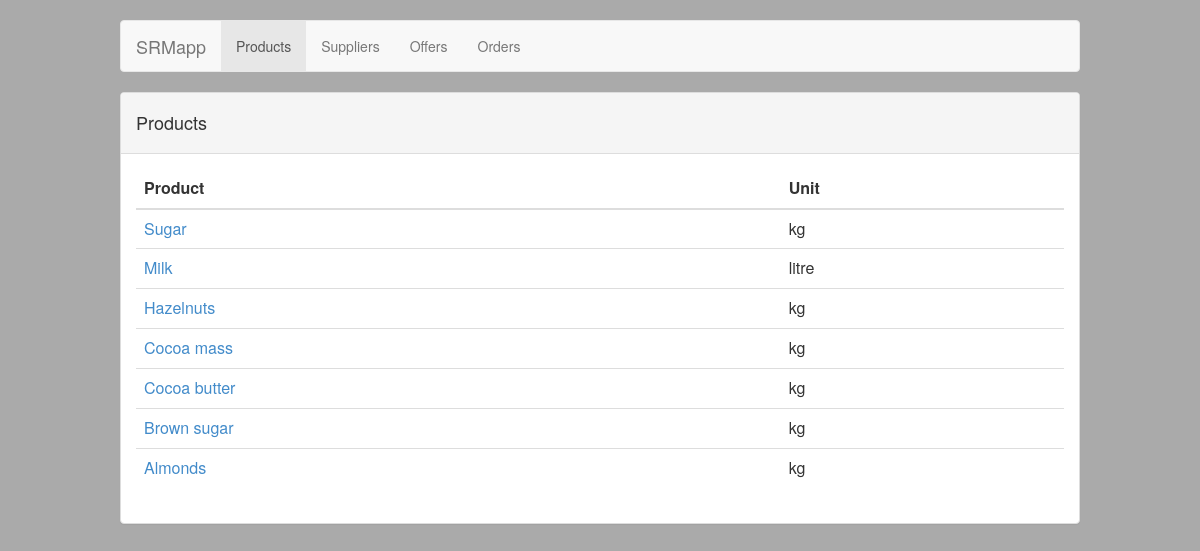
Screenshot of /SRMapp/products/ with the database file from the repository.
### SRMapp/models.py (models this page shows, shortened)
class  Product(models.Model):
	name = models.CharField(max_length=200)
	unit = models.CharField(max_length=200)

### SRMapp/views.py (the view)
def productList(request):
	product_list = Product.objects.order_by('-name')[:100]
	context = {'product_list': product_list, 'productsOn': "1"}
	return render(request, 'SRMapp/productList.html', context)

### SRMapp/templates/SRMapp/productList.html (shortened to what this page needs)
{% extends 'SRMapp/base.html' %}
{% block content %}
<div class="panel panel-default">
    <div class="panel-heading">
        <h4>Products</h4>
    </div>
    <div class="panel-body">
        <table class="table">
            <thead>
                <tr>
                    <th>Product</th>
                    <th>Unit</th>
                </tr>
            </thead>
            {% for product in product_list %}
            <tr>
                <td><a href="{% url 'detail' product.id %}" data-toggle="modal" data-id="{{ product.id }}" class="prodInfo">{{ product.name }}</a></td>
                <td>{{ product.unit }}</td>
            </tr>
            {% endfor %}
        </table>
    </div>
</div>
{% endblock %}

### SRMapp/static/SRMapp/navbar.css (style rules this page uses)
body { padding-top: 20px; padding-bottom: 20px; padding-left: 10%; padding-right: 10%; background-color: #AAA; }

### rows the page displays
Product: name "Sugar", unit "kg"
Product: name "Milk", unit "litre"
Product: name "Hazelnuts", unit "kg"
Product: name "Cocoa mass", unit "kg"
Product: name "Cocoa butter", unit "kg"
Product: name "Brown sugar", unit "kg"
Product: name "Almonds", unit "kg"
